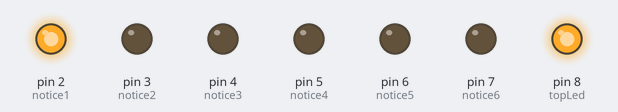
Recording of a sketch running on a simulated Arduino Uno, built with avr-gcc and run on an emulated ATmega328P. Shown: output pins drawn as LEDs (lit = HIGH).

Above: at 0.2 s.
At 1.2 s:
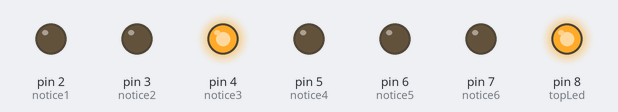
At 1.7 s:
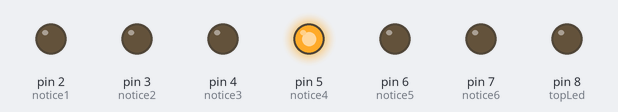
At 2.2 s:
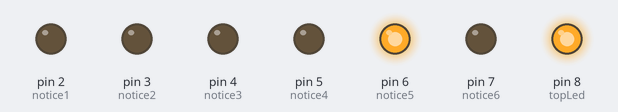
At 3.7 s:
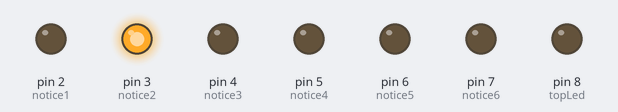
At 5.7 s:
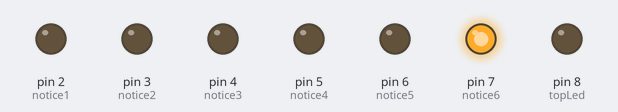
Timing chart, 0 to 6.9 s (numbered marks = the images above):
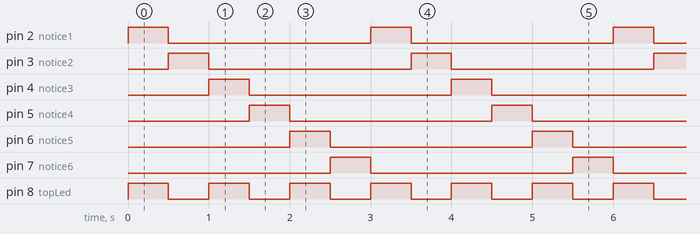

Measured:
- by itself, pin 8 (topLed): alternates HIGH for 0.50 s and LOW for 0.50 s
- by itself, pin 2 (notice1), pin 3 (notice2), pin 4 (notice3), pin 5 (notice4), pin 6 (notice5), pin 7 (notice6): alternates HIGH for 0.50 s and LOW for 2.5 s
- by itself, everything shown: repeats every 3.0 s, in 6 steps

The sketch:

testcircuit.pde
```cpp
int notice1 = 2;
int notice2 = 3;
int notice3 = 4;
int notice4 = 5;
int notice5 = 6;
int notice6 = 7;
int topLed = 8;

void setup()
{
  pinMode(notice1, OUTPUT);
  pinMode(notice2, OUTPUT);
  pinMode(notice3, OUTPUT);
  pinMode(notice4, OUTPUT);
  pinMode(notice5, OUTPUT);
  pinMode(notice6, OUTPUT);
  pinMode(topLed, OUTPUT);
}

void loop()
{
  digitalWrite(notice1, HIGH);
  digitalWrite(notice2, LOW);
  digitalWrite(notice3, LOW);
  digitalWrite(notice4, LOW);
  digitalWrite(notice5, LOW);
  digitalWrite(notice6, LOW);
  digitalWrite(topLed, HIGH);
  delay(500);
  digitalWrite(notice1, LOW);
  digitalWrite(notice2, HIGH);
  digitalWrite(notice3, LOW);
  digitalWrite(notice4, LOW);
  digitalWrite(notice5, LOW);
  digitalWrite(notice6, LOW);
  digitalWrite(topLed, LOW);
  delay(500);
  digitalWrite(notice1, LOW);
  digitalWrite(notice2, LOW);
  digitalWrite(notice3, HIGH);
  digitalWrite(notice4, LOW);
  digitalWrite(notice5, LOW);
  digitalWrite(notice6, LOW);
  digitalWrite(topLed, HIGH);
  delay(500);
  digitalWrite(notice1, LOW);
  digitalWrite(notice2, LOW);
  digitalWrite(notice3, LOW);
  digitalWrite(notice4, HIGH);
  digitalWrite(notice5, LOW);
  digitalWrite(notice6, LOW);
  digitalWrite(topLed, LOW);
  delay(500);
  digitalWrite(notice1, LOW);
  digitalWrite(notice2, LOW);
  digitalWrite(notice3, LOW);
  digitalWrite(notice4, LOW);
  digitalWrite(notice5, HIGH);
  digitalWrite(notice6, LOW);
  digitalWrite(topLed, HIGH);
  delay(500);
  digitalWrite(notice1, LOW);
  digitalWrite(notice2, LOW);
  digitalWrite(notice3, LOW);
  digitalWrite(notice4, LOW);
  digitalWrite(notice5, LOW);
  digitalWrite(notice6, HIGH);
  digitalWrite(topLed, LOW);
  delay(500);
}
```
